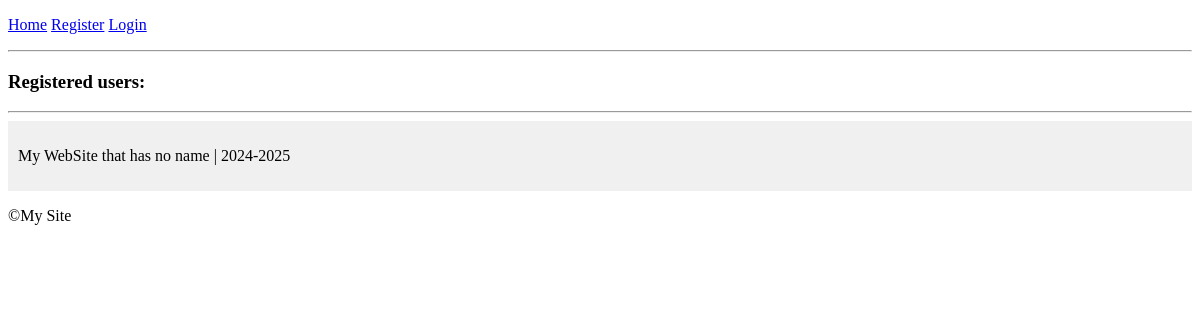
The app's page /, older data.
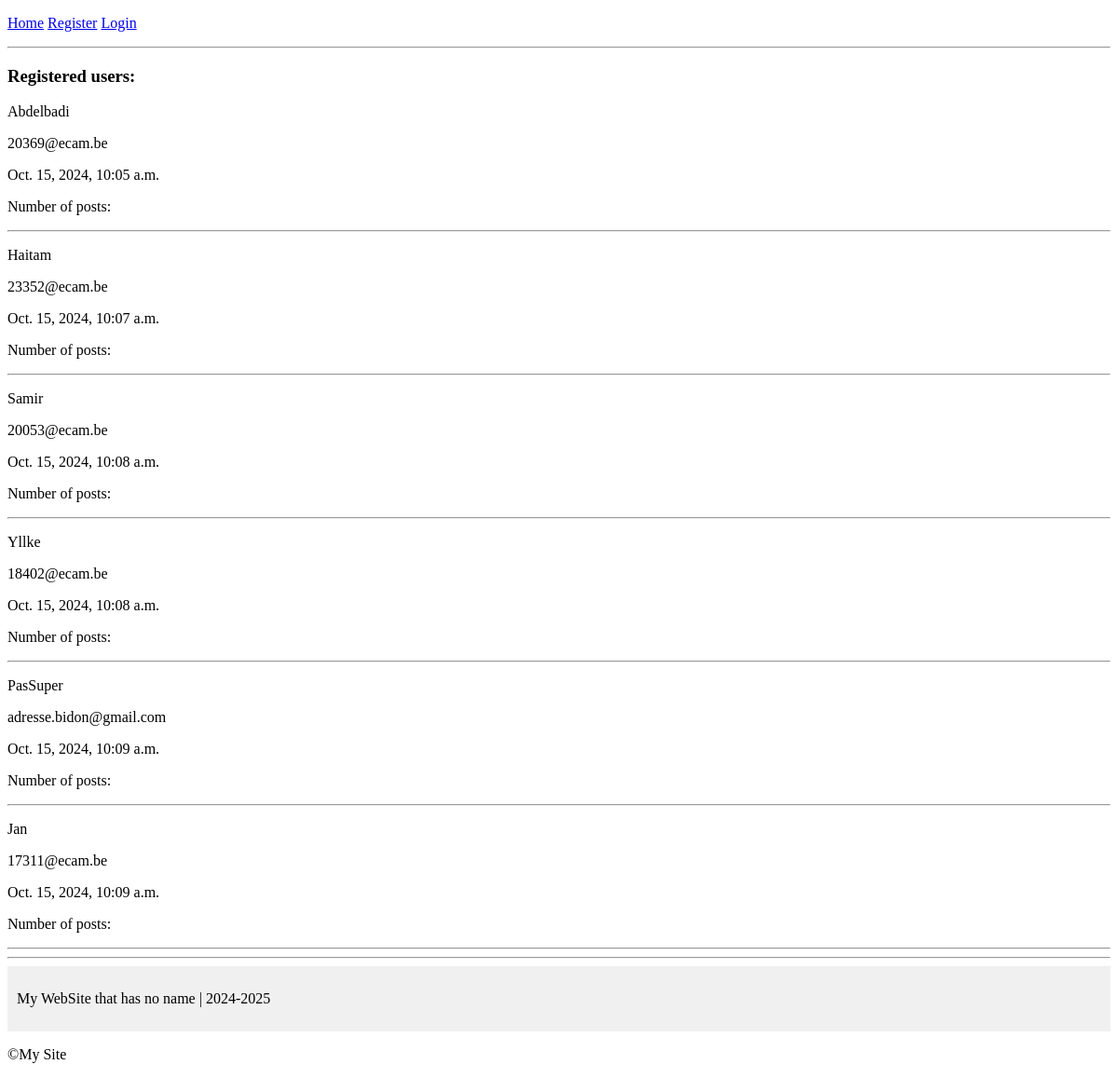
The same page, newer data.
### account/models.py (models this page shows, shortened)
class Account(AbstractBaseUser):
    email                   = models.EmailField(verbose_name="email", max_length=60, unique=True)
    username                = models.CharField(max_length=30, unique=True)
    date_joined             = models.DateTimeField(verbose_name='date joined', auto_now_add=True)
    last_login              = models.DateTimeField(verbose_name='last login', auto_now=True)
    is_admin                = models.BooleanField(default=False)
    is_active               = models.BooleanField(default=True)
    is_staff                = models.BooleanField(default=False)  # Directly as a BooleanField, not a property
    is_superuser            = models.BooleanField(default=False)
    USERNAME_FIELD = 'email'
    REQUIRED_FIELDS = ['username']
    objects = MyAccountManager()

### personal/views.py (the view)
# urls.py: path('', home_screen_view, name='home'),
def home_screen_view(request):
    context = {}
    accounts = Account.objects.all()
    context['accounts'] = accounts
    return render(request, "personal/home.html", context)

### personal/templates/personal/home.html (shortened to what this page needs)
{% extends "base.html" %}
{% block content %}
    <h3>Registered users:</h3>
    {% for account in accounts %}
        <p>{{ account.username }}</p>
        <p>{{ account.email }}</p>
        <p>{{ account.date_joined }}</p>
        <p>Number of posts: {{ account.posts.count }}</p>
        <hr>
    {% endfor %}
{% endblock %}

### templates/base.html (shortened to what this page needs)
<!DOCTYPE html>
<html lang="en">
<head>
    {% if request.user.is_authenticated %}
    <p><a href="{% url 'home' %}">Home</a> | <a href="{% url 'logout' %}">Logout</a></p>
    <p>You are logged in as {{ request.user.username }}</p>
    {% else %}
    <p>
        <a href="{% url 'home' %}">Home</a>
        <a href="{% url 'register' %}">Register</a>
        <a href="{% url 'login' %}">Login</a>
    </p>
    {% endif %}
    <hr>
</head>
<body>
    {% block content %}
    {% endblock content %}
</body>
<footer>
    <hr>
    <div style="background-color: #f0f0f0; padding: 10px;">
        <p>My WebSite that has no name | 2024-2025</p>
    </div>
    <p>&copy;My Site</p>
</footer>
</html>

Row changes from the older to the newer data that the page shows:
added Account: username "Abdelbadi", email "20369@ecam.be", date_joined "Oct. 15, 2024, 10:05 a.m."
added Account: username "Haitam", email "23352@ecam.be", date_joined "Oct. 15, 2024, 10:07 a.m."
added Account: username "Samir", email "20053@ecam.be", date_joined "Oct. 15, 2024, 10:08 a.m."
added Account: username "Yllke", email "18402@ecam.be", date_joined "Oct. 15, 2024, 10:08 a.m."
added Account: username "PasSuper", email "adresse.bidon@gmail.com", date_joined "Oct. 15, 2024, 10:09 a.m."
added Account: username "Jan", email "17311@ecam.be", date_joined "Oct. 15, 2024, 10:09 a.m."
